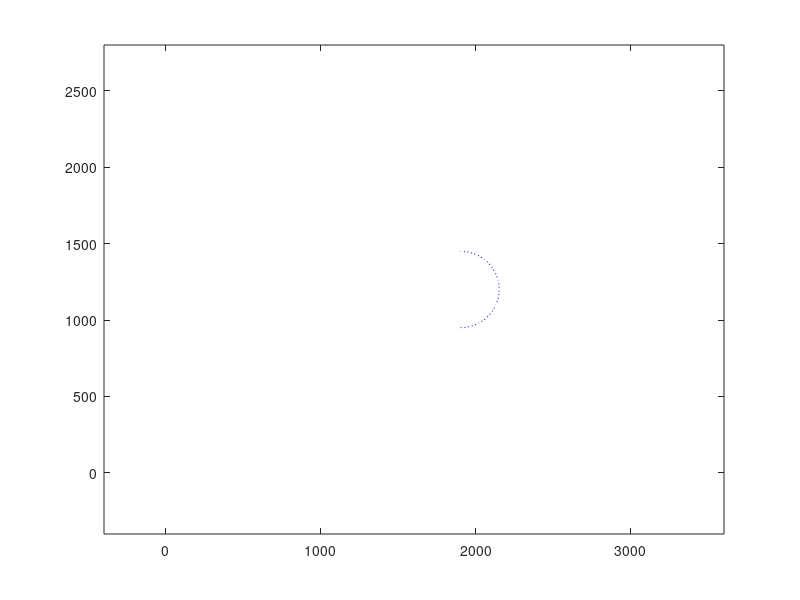

Write the MATLAB code that produced this figure.
function [] = draw_field()

c1 = [0 0]*2;
c2 = [1600 1200]*2;
c3 = [800 500]*2;
c4 = [800 700]*2;

l1 = [c1;[c1(1) c2(2)];c2;[c2(1) c1(2)];c1];
l2 = [[c3(1) c1(2)];c3];
l3 = [[c4(1) c2(2)];c4];
l4 = [c3(1)-150*2 c3(2);c3(1)+150*2 c3(2)];
l5 = [c4(1)-150*2 c4(2);c4(1)+150*2 c4(2)];

a = linspace(pi/2,3*pi/2,20);
Embarking_L_X = 1300+250*cos(a);
Embarking_L_Y = 1200+250*sin(a);
a = linspace(-pi/2,pi/2,20);
Embarking_R_X = 1900+250*cos(a);
Embarking_R_Y = 1200+250*sin(a);

% DeadZone_R = [2050,1000;2550,900;2550,1500;2050,1400;2050,1000];
% DeadZone_L = [650,1500;650,900;1150,1000;1150,1400;650,1500];

plot(l1(:,1),l1(:,2),'-k');
plot(l2(:,1),l2(:,2),'-k');
plot(l3(:,1),l3(:,2),'-k');
plot(l4(:,1),l4(:,2),'-k');
plot(l5(:,1),l5(:,2),'-k');
plot(Embarking_L_X, Embarking_L_Y, ':b');
plot(Embarking_R_X, Embarking_R_Y, ':b');
% plot(DeadZone_R(:,1),DeadZone_R(:,2),'r:');
% plot(DeadZone_L(:,1),DeadZone_L(:,2),'r:');
axis([-200 1800 -200 1400]*2);

end

